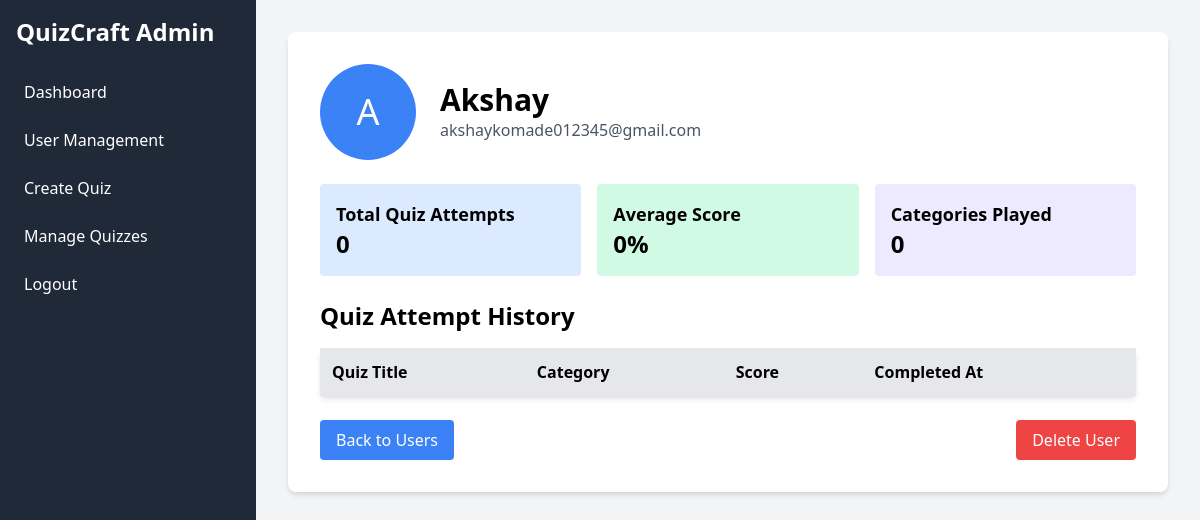
/admin/users.php, run on the app's committed database.
### tables this page shows
CREATE TABLE `users` (
  `id` int(11) NOT NULL,
  `username` varchar(50) NOT NULL,
  `password` varchar(255) NOT NULL,
  `email` varchar(100) NOT NULL,
  `is_admin` tinyint(1) NOT NULL,
  `pass_reset_token` varchar(255) DEFAULT NULL,
  `reset_expires` datetime DEFAULT NULL,
  `created_at` timestamp NOT NULL DEFAULT current_timestamp()
);

### admin/users.php (the view, shortened to what this page needs)
<?php
require_once('../db.php');
$user_id = 1;
$user_query = "SELECT * FROM users WHERE id = $user_id";
$user_result = mysqli_query($conn, $user_query);
$user = mysqli_fetch_assoc($user_result);
$attempts_query = "
    SELECT
        qa.id,
        q.name AS quiz_title,
        qa.score,
        qa.completed_at,
        qc.name AS category
    FROM
        quiz_attempts qa
    JOIN
        quizzes q ON qa.quiz_id = q.id
    JOIN
        categories qc ON q.category_id = qc.id
    WHERE
        qa.user_id = $user_id
    ORDER BY
        qa.completed_at DESC
";
$attempts_result = mysqli_query($conn, $attempts_query);
$total_attempts = mysqli_num_rows($attempts_result);
$total_score = 0;
$categories_played = [];
$average_score = $total_attempts > 0 ? round($total_score / $total_attempts, 2) : 0;
?>
<!DOCTYPE html>
<html lang="en">
<head>
    <link href="https://cdn.jsdelivr.net/npm/tailwindcss@2.2.19/dist/tailwind.min.css" rel="stylesheet">
</head>
<body class="bg-gray-100">
    <?php include('./sidebar.php'); ?>
    <div class="ml-64 p-8">
        <div class="bg-white shadow-md rounded-lg p-8">
            <div class="flex items-center mb-6">
                <div
                    class="w-24 h-24 bg-blue-500 rounded-full flex items-center justify-center text-white text-4xl mr-6">
                    <?php echo strtoupper(substr($user['username'], 0, 1)); ?>
                </div>
                <div>
                    <h1 class="text-3xl font-bold"><?php echo htmlspecialchars($user['username']); ?></h1>
                    <p class="text-gray-600"><?php echo htmlspecialchars($user['email']); ?></p>
                </div>
            </div>
            <div class="grid grid-cols-3 gap-4 mb-6">
                <div class="bg-blue-100 p-4 rounded">
                    <h3 class="text-lg font-semibold">Total Quiz Attempts</h3>
                    <p class="text-2xl font-bold"><?php echo $total_attempts; ?></p>
                </div>
                <div class="bg-green-100 p-4 rounded">
                    <h3 class="text-lg font-semibold">Average Score</h3>
                    <p class="text-2xl font-bold"><?php echo $average_score; ?>%</p>
                </div>
                <div class="bg-purple-100 p-4 rounded">
                    <h3 class="text-lg font-semibold">Categories Played</h3>
                    <p class="text-2xl font-bold"><?php echo count($categories_played); ?></p>
                </div>
            </div>
            <h2 class="text-2xl font-bold mb-4">Quiz Attempt History</h2>
            <div class="bg-white shadow-md rounded">
                <table class="w-full">
                    <thead class="bg-gray-200">
                        <tr>
                            <th class="p-3 text-left">Quiz Title</th>
                            <th class="p-3 text-left">Category</th>
                            <th class="p-3 text-left">Score</th>
                            <th class="p-3 text-left">Completed At</th>
                        </tr>
                    </thead>
                </table>
            </div>
            <div class="mt-6 flex justify-between">
                <a href="users.php" class="bg-blue-500 text-white px-4 py-2 rounded hover:bg-blue-600">
                    Back to Users
                </a>
                <button onclick="confirmDeleteUser(<?php echo $user_id; ?>)"
                    class="bg-red-500 text-white px-4 py-2 rounded hover:bg-red-600">
                    Delete User
                </button>
            </div>
        </div>
    </div>
</body>
</html>

### data on the page
users: username "A", username "Akshay", email "akshaykomade012345@gmail.com"

### other printed values
$total_attempts "0"
$average_score "0"
count($categories_played) "0"
